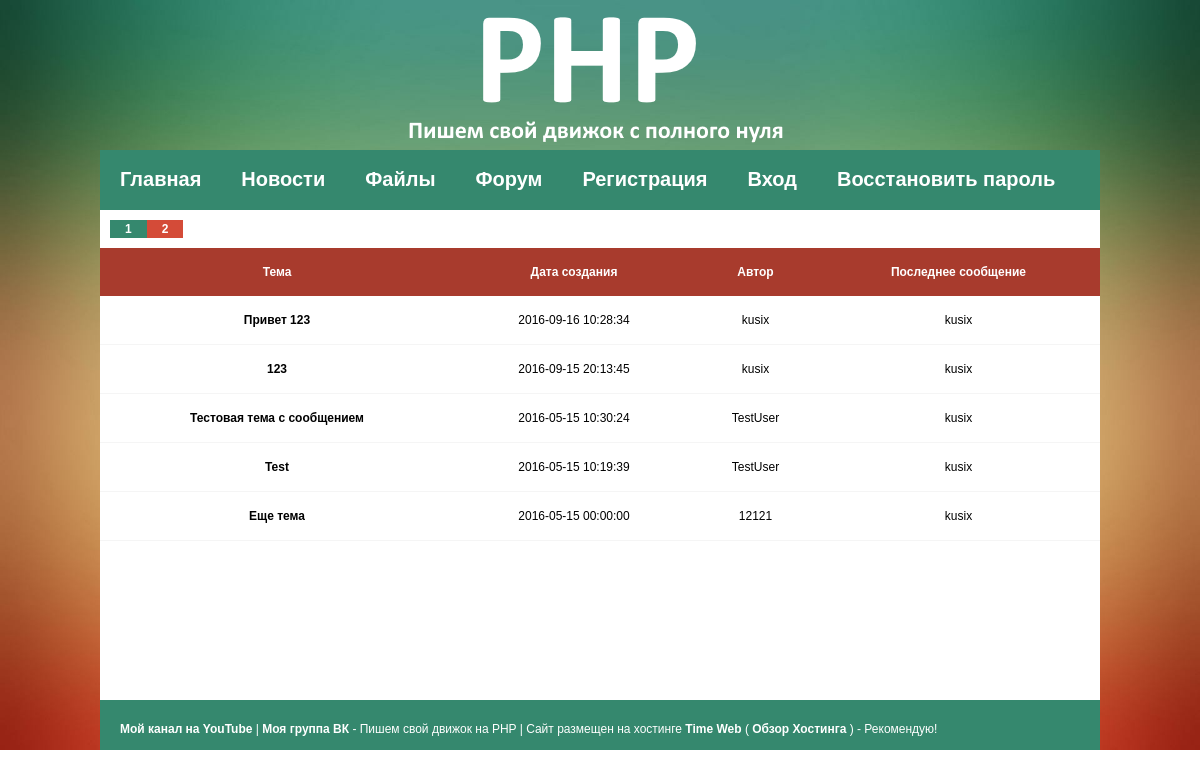
The app's page /forum/section/id/1 with its own data.
### tables this page shows
CREATE TABLE IF NOT EXISTS `forum` (
  `id` int(11) NOT NULL AUTO_INCREMENT,
  `section` int(11) NOT NULL,
  `date` datetime NOT NULL,
  `close` int(11) NOT NULL,
  `name` tinytext NOT NULL,
  `author` varchar(20) NOT NULL,
  `last_post` varchar(20) NOT NULL,
  `last_update` datetime NOT NULL,
  PRIMARY KEY (`id`)
);

### public_html/module/forum/section.php (the view, shortened to what this page needs)
<?php
$Param['id'] += 0;
Head('Раздел') ?>
<body>
<div class="wrapper">
<div class="header"></div>
<div class="content">
<table>
<tr><th>Тема</th><th>Дата создания</th><th>Автор</th><th>Последнее сообщение</th></tr>
<?php
if (!$Param['page']) {
$Param['page'] = 1;
$Result = mysqli_query($CONNECT, 'SELECT * FROM `forum` WHERE `section` = '.$Param['id'].' ORDER BY `id` DESC LIMIT 0, 5');
} else {
$Start = ($Param['page'] - 1) * 5;
$Result = mysqli_query($CONNECT, str_replace('START', $Start, 'SELECT * FROM `forum` WHERE `section` = '.$Param['id'].' ORDER BY `id` DESC LIMIT START, 5'));
}
while ($Row = mysqli_fetch_assoc($Result)) {
echo '<tr><td><a href="/forum/topic/id/'.$Row['id'].'">'.$Row['name'].'</a></td><td>'.$Row['date'].'</td><td>'.$Row['author'].'</td><td>'.$Row['last_post'].'</td></tr>';
}
?>
</table>
</div>
</div>
</body>
</html>

### public_html/resource/style.css (style rules this page uses)
* { margin: 0; padding: 0 }
body { font: 12px/18px Arial, sans-serif; width: 100%; background: url(/resource/img/bg.jpg) top center no-repeat; background-size:cover; -moz-background-size:cover; -webkit-background-size:cover }
a { color: #fff; font-weight: bold; text-decoration:none }
.wrapper { width: 1000px; margin: 0 auto }
.header { width: 1000px; height: 150px; background: url(/resource/img/logo.png) }
.content { width: 1000px; min-height: 550px; background: #fff }
table { width: 100%; color: white; border-spacing: 0 }
th { background: #A83B2D }
td a, td { color: #000 }
td { border-bottom:1px solid #f5f5f5 }
td, th { text-align:center; padding: 15px 10px }

### records on screen
forum: name "Привет 123", date "2016-09-16 10:28:34", author "kusix", last_post "kusix"
forum: name "123", date "2016-09-15 20:13:45", author "kusix", last_post "kusix"
forum: name "Тестовая тема с сообщением", date "2016-05-15 10:30:24", author "TestUser", last_post "kusix"
forum: name "Test", date "2016-05-15 10:19:39", author "TestUser", last_post "kusix"
forum: name "Еще тема", date "2016-05-15 00:00:00", author "12121", last_post "kusix"
